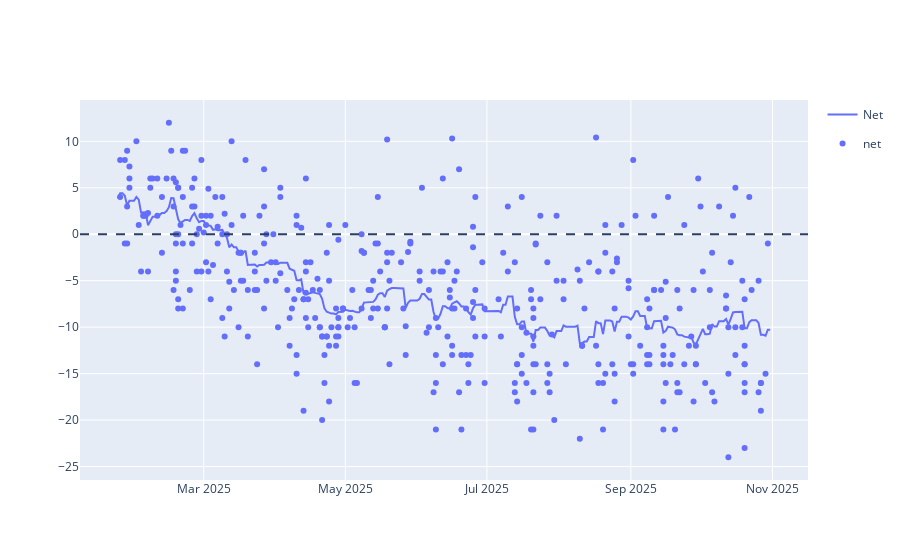

Source (notebook cell):
### Code cell
line = px.line(approval_avg, x='Date', y=['Net'])
scatter = px.scatter(polls_df[polls_df['end_date'] >= pd.to_datetime('2025-01-24')], x='end_date', y=['net'])
                     #trendline='lowess', trendline_options=dict(frac=0.2))
fig = go.Figure(data=line.data + scatter.data)
fig.add_hline(y=0, line_dash='dash')
fig.show()

### Figure 1 — Plotly figure (JSON) as saved in the notebook; plotly's stock layout.template omitted (floating-point values rounded to 4 significant figures; data arrays with more than 128 entries replaced by an {"elided": "..."} marker saying what was removed)
{"data": [{"hovertemplate": "variable=Net<br>Date=%{x}<br>value=%{y}<extra></extra>", "legendgroup": "Net", "line": {"color": "#636efa", "dash": "solid"}, "marker": {"symbol": "circle"}, "mode": "lines", "name": "Net", "orientation": "v", "showlegend": true, "type": "scatter", "x": {"elided": "282 str values"}, "xaxis": "x", "y": {"elided": "282 float values"}, "yaxis": "y"}, {"hovertemplate": "variable=net<br>end_date=%{x}<br>value=%{y}<extra></extra>", "legendgroup": "net", "marker": {"color": "#636efa", "symbol": "circle"}, "mode": "markers", "name": "net", "orientation": "v", "showlegend": true, "type": "scatter", "x": {"elided": "407 str values"}, "xaxis": "x", "y": {"elided": "407 float values"}, "yaxis": "y"}], "layout": {"shapes": [{"line": {"dash": "dash"}, "type": "line", "x0": 0, "x1": 1, "xref": "x domain", "y0": 0, "y1": 0, "yref": "y"}]}}
